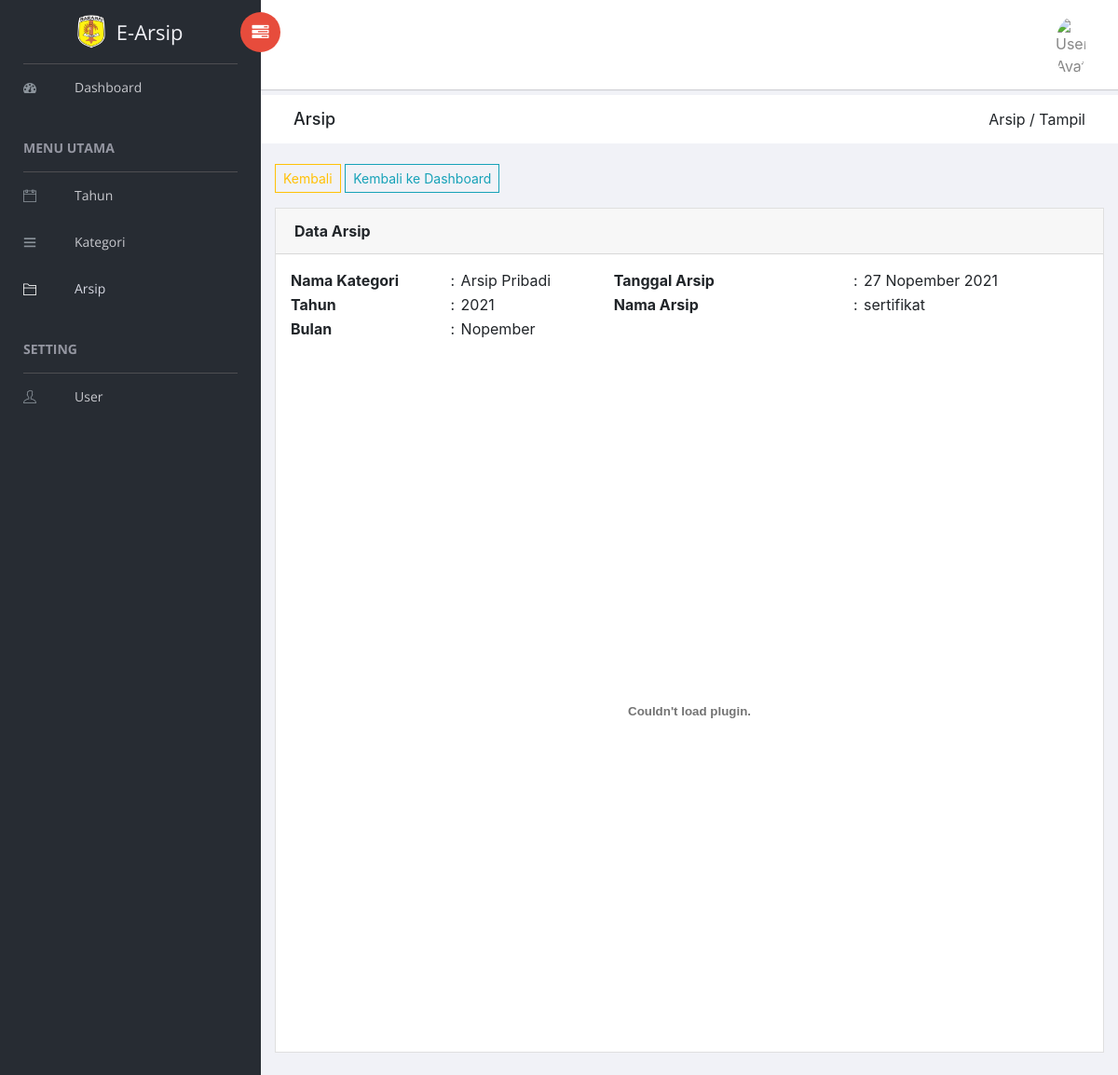
The page /admin/home.php?page=arsip&aksi=tampil&id=7 (signed in) on the database its author committed.
### tables this page shows
CREATE TABLE `tb_arsip` (
  `id` int(20) NOT NULL,
  `kategori` varchar(255) NOT NULL,
  `tahun` varchar(20) NOT NULL,
  `bulan` varchar(255) NOT NULL,
  `tgl_arsip` date NOT NULL,
  `nama_arsip` varchar(255) NOT NULL,
  `file` varchar(255) NOT NULL
);

### admin/arsip/tampil.php (the view)
<?php
    function tgl_indo($tanggal){
        $bulan = array (
            1 =>   'Januari',
            'Februari',
            'Maret',
            'April',
            'Mei',
            'Juni',
            'Juli',
            'Agustus',
            'September',
            'Oktober',
            'Nopember',
            'Desember'
        );
        $pecahkan = explode('-', $tanggal);
        return $pecahkan[2] . ' ' . $bulan[ (int)$pecahkan[1] ] . ' ' . $pecahkan[0];
    }
    $id = mysqli_real_escape_string($koneksi, $_GET['id']);
    $sql = mysqli_query($koneksi, "SELECT * FROM tb_arsip WHERE id='$id'");
    $tampil = $sql->fetch_assoc();
?>
<div class="breadcrumbs">
            <div class="col-sm-4">
                <div class="page-header float-left">
                    <div class="page-title">
                        <h1>Arsip</h1>
                    </div>
                </div>
            </div>
            <div class="col-sm-8">
                <div class="page-header float-right">
                    <div class="page-title">
                        <ol class="breadcrumb text-right">
                            <li class="active">Arsip / Tampil</li>
                        </ol>
                    </div>
                </div>
            </div>
        </div>
        <div class="content mt-3">
             <div class="animated fadeIn">
                <div class="row">
                    <div class="col-md-12">
                        <a href="?page=arsip" class=" btn btn-outline-warning btn-sm mb-3">Kembali</a>
                        <a href="?page=dashboard" class=" btn btn-outline-info btn-sm mb-3">Kembali ke Dashboard</a>
                        <div class="card">
                            <div class="card-header">
                                <strong class="card-title text-left">Data Arsip</strong>
                            </div>
                                <div class="card-body">
                                    <table width="100%">
                                        <tr>
                                            <th width="20%">Nama Kategori</th>
                                            <td>:</td>
                                            <td><?= $tampil['kategori'] ?></td>
                                            <th width="30%">Tanggal Arsip</th>
                                            <td>:</td>
                                            <td><?= tgl_indo($tampil['tgl_arsip'], 'Y-m-d') ?></td>
                                        </tr>
                                        <tr>
                                            <th width="20%">Tahun</th>
                                            <td>:</td>
                                            <td><?= $tampil['tahun'] ?></td>
                                            <th width="30%">Nama Arsip</th>
                                            <td>:</td>
                                            <td><?= $tampil['nama_arsip'] ?></td>
                                        </tr>
                                        <tr>
                                            <th width="20%">Bulan</th>
                                            <td>:</td>
                                            <td><?= $tampil['bulan'] ?></td>
                                        </tr>
                                    </table>
                                    <br><br>
                                    <div class="row justify-content-center">
                                        <embed src="../file_pdf/<?php echo $tampil['file'] ?>" type="application/pdf" width="90%" height="700">
</div>
                                </div>
                            </div>
                        </div>
                    </div>
                </div>
            </div>
        </div>

### rows shown on the page
tb_arsip: kategori "Arsip Pribadi", tgl_arsip "27 Nopember 2021", tahun "2021", nama_arsip "sertifikat", bulan "Nopember"
